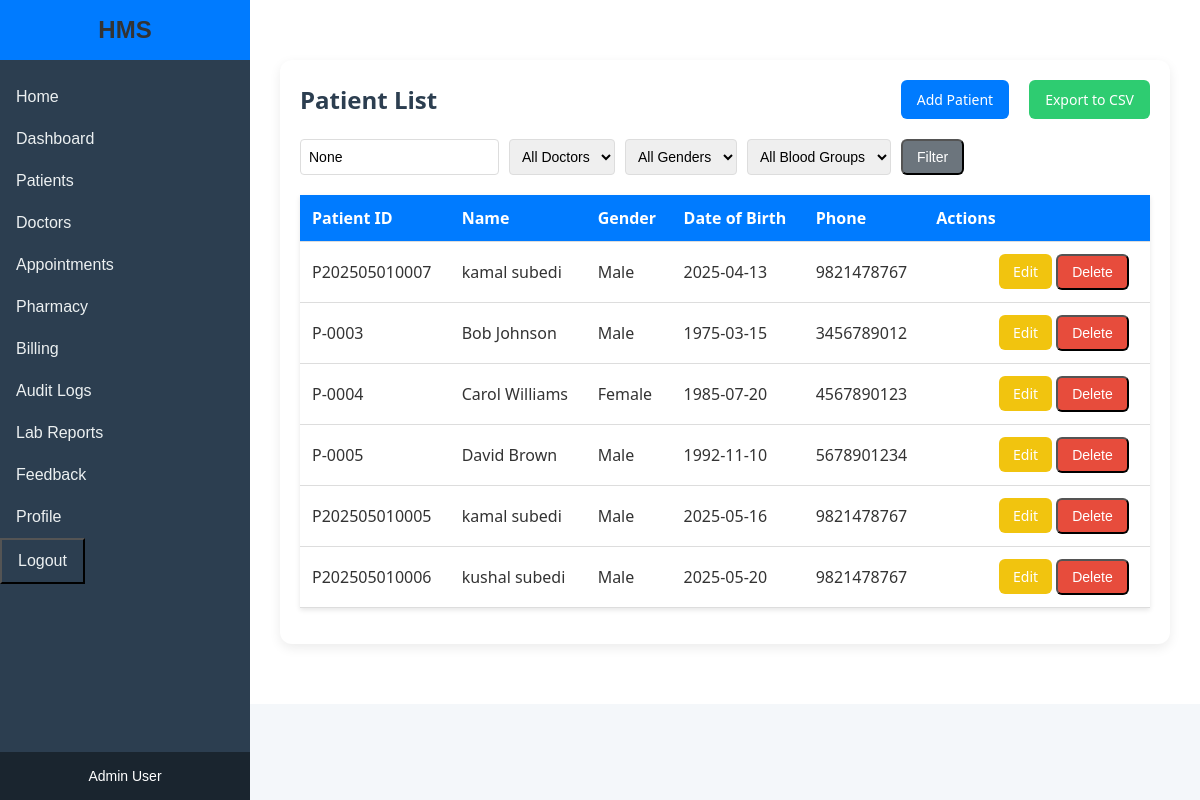
Screenshot of /patients/ (signed in) with the database file from the repository.
### core/models.py (models this page shows, shortened)
class Patient(models.Model):
    MARITAL_STATUS_CHOICES = [
        ('S', 'Single'),
        ('M', 'Married'),
        ('D', 'Divorced'),
        ('W', 'Widowed'),
    ]
    GENDER_CHOICES = [
        ('M', 'Male'),
        ('F', 'Female'),
        ('O', 'Other'),
    ]
    BLOOD_GROUP_CHOICES = [
        ('A+', 'A+'),
        ('A-', 'A-'),
        ('B+', 'B+'),
        ('B-', 'B-'),
        ('AB+', 'AB+'),
        ('AB-', 'AB-'),
        ('O+', 'O+'),
        ('O-', 'O-'),
]
    RELATIONSHIP_CHOICES = [
        ('SPOUSE', 'Spouse'),
        ('PARENT', 'Parent'),
        ('CHILD', 'Child'),
        ('SIBLING', 'Sibling'),
        ('OTHER', 'Other'),
    ]
    patient_id = models.CharField(max_length=20, unique=True,editable=False)
    first_name = models.CharField(max_length=50)
    last_name = models.CharField(max_length=50)
    date_of_birth = models.DateField()
    gender = models.CharField(max_length=1, choices=GENDER_CHOICES)
    marital_status = models.CharField(max_length=1, choices=MARITAL_STATUS_CHOICES)
    nationality = models.CharField(max_length=50)
    primary_phone = models.CharField(max_length=15)
    address_street = models.CharField(max_length=100)
    address_city = models.CharField(max_length=50)
    address_state = models.CharField(max_length=50)
    address_postal = models.CharField(max_length=10)
    address_country = models.CharField(max_length=50)
    permanent_address_same = models.BooleanField(default=True)
    permanent_street = models.CharField(max_length=100, blank=True, null=True)
    permanent_city = models.CharField(max_length=50, blank=True, null=True)
    permanent_state = models.CharField(max_length=50, blank=True, null=True)
    permanent_postal = models.CharField(max_length=10, blank=True, null=True)
    permanent_country = models.CharField(max_length=50, blank=True, null=True)
    emergency_contact_name = models.CharField(max_length=100)
    emergency_contact_relationship = models.CharField(max_length=20, choices=RELATIONSHIP_CHOICES)
    emergency_contact_phone = models.CharField(max_length=15)
    blood_group = models.CharField(
        max_length=3,
        choices=BLOOD_GROUP_CHOICES,
        blank=True,
        null=True,
        help_text="Select a valid blood group"
    )
    consent_for_treatment = models.BooleanField(default=False)
    doctor = models.ForeignKey('Doctor', on_delete=models.SET_NULL, null=True, blank=True)
    created_at = models.DateTimeField(default=timezone.now) #testcheck
    allergies = models.TextField(blank=True, default='None')
    chronic_conditions = models.TextField(blank=True, default='None')
    current_medications = models.TextField(blank=True, default='None')
    insurance_provider = models.CharField(max_length=100, blank=True, default='Self-Pay')
    insurance_policy_number = models.CharField(max_length=50, blank=True)
    middle_name = models.CharField(max_length=100,blank=True)
    secondary_phone = models.CharField(max_length=15,blank=True)
    billing_address_same = models.BooleanField(default=False)
    email = models.EmailField()

### core/views.py (the view)
# urls.py: path('patients/', views.patient_list, name='patient_list'),
@login_required
@user_passes_test(is_admin_or_doctor)
def patient_list(request):
    if request.user.groups.filter(name='Doctor').exists():
        try:
            doctor = Doctor.objects.get(user=request.user)
            patients = Patient.objects.filter(doctor=doctor)
        except Doctor.DoesNotExist:
            patients = Patient.objects.none()
    else:
        patients = Patient.objects.all()
        doctors = Doctor.objects.all()
        query = request.GET.get('q')
        if query:
            patients = patients.filter(
                Q(first_name__icontains=query) |
                Q(last_name__icontains=query) |
                Q(patient_id__icontains=query)
            )
        doctor_id = request.GET.get('doctor_id')
        if doctor_id:
            patients = patients.filter(doctor_id=doctor_id)
        gender = request.GET.get('gender')
        if gender:
            patients = patients.filter(gender=gender)
        blood_group = request.GET.get('blood_group')
        if blood_group:
            patients = patients.filter(blood_group=blood_group)
        context = {
            'patients': patients,
            'doctors': doctors,
            'selected_doctor': doctor_id,
            'selected_gender': gender,
            'selected_blood_group': blood_group,
            'query': query,
        }
        return render(request, 'patient_list.html', context)
    return render(request, 'patient_list.html', {'patients': patients})
    pass

### core/models.py (called while the page is built)
    def __str__(self):
        return self.name

### core/views.py (called while the page is built)
def is_admin_or_doctor(user):
    return user.groups.filter(name='Admin').exists() or user.groups.filter(name='Doctor').exists()

### templates/patient_list.html (shortened to what this page needs)
{% extends 'base.html' %}
{% block content %}
    <div class="content-wrapper">
        <div class="top-links">
            <h2 class="table-title">Patient List</h2>
            {% if user.groups.all.0.name == 'Admin' %}
            <div>
                <a href="{% url 'add_patient' %}" class="btn btn-primary"> Add Patient</a>
                <a href="{% url 'export_patients_csv' %}" class="btn btn-success"> Export to CSV</a>
            </div>
        </div>
            <div class="filter-form">
                <form method="get">
                    <div class="filter-group">
                        <input type="text" name="q" placeholder="Search patients..." value="{{ query|escape }}">
                        <select name="doctor_id">
                            <option value="">All Doctors</option>
                        </select>
                        <select name="gender">
                            <option value="">All Genders</option>
                        </select>
                        <select name="blood_group">
                            <option value="">All Blood Groups</option>
                        </select>
                        <button type="submit" class="btn btn-secondary"> Filter</button>
                    </div>
                </form>
            </div>
        {% else %}
            <form method="get" class="search-form">
                <input type="text" name="q" placeholder="Search patients..." value="{{ request.GET.q|escape }}">
                <button type="submit" class="btn btn-secondary"><i class="fas fa-search"></i> Search</button>
            </form>
        {% endif %}
        <table class="data-table">
            <thead>
                <tr>
                    <th>Patient ID</th>
                    <th>Name</th>
                    <th>Gender</th>
                    <th>Date of Birth</th>
                    <th>Phone</th>
                    <th>Actions</th>
                </tr>
            </thead>
            <tbody>
                {% for patient in patients %}
                    <tr>
                        <td>{{ patient.patient_id|escape }}</td>
                        <td>{{ patient.first_name|escape }} {{ patient.last_name|escape }}</td>
                        <td>{{ patient.get_gender_display|escape }}</td>
                        <td>{{ patient.date_of_birth|escape }}</td>
                        <td>{{ patient.primary_phone|escape }}</td>
                        <td>
                            <a href="{% url 'patient_profile' patient.id %}" class="btn btn-info btn-sm"> View</a>
                            {% if user.groups.all.0.name == 'Admin' %}
                                <a href="{% url 'edit_patient' patient.id %}" class="btn btn-warning btn-sm"> Edit</a>
                                <form action="{% url 'delete_patient' patient.id %}" method="post" style="display:inline;">
                                    <button type="submit" class="btn btn-danger btn-sm" onclick="return confirm('Are you sure you want to delete this patient?')"> Delete</button>
                                </form>
                            {% endif %}
                        </td>
                    </tr>
                {% empty %}
                    <tr>
                        <td colspan="6">No patients found.</td>
                    </tr>
                {% endfor %}
            </tbody>
        </table>
    </div>
{% endblock %}

### templates/base.html (shortened to what this page needs)
<!DOCTYPE html>
<html lang="en">
<head>
    {% load static %}
    <link rel="stylesheet" href="{% static 'css/style.css' %}">
</head>
<body>
    <div class="container">
        <aside class="sidebar">
            <div class="sidebar-header">
                <h2>HMS</h2>
            </div>
            <nav class="sidebar-nav">
                <a href="{% url 'home' %}" class="sidebar-link">Home</a>
                {% if user.is_authenticated %}
                    <a href="{% url 'dashboard' %}" class="sidebar-link">Dashboard</a>
                    <a href="{% url 'patient_list' %}" class="sidebar-link">Patients</a>
                    {% if user.groups.all.0.name == 'Admin' %}
                        <a href="{% url 'doctor_list' %}" class="sidebar-link">Doctors</a>
                    {% endif %}
                    <a href="{% url 'appointment_list' %}" class="sidebar-link">Appointments</a>
                    {% if user.groups.all.0.name == 'Admin' %}
                        <a href="{% url 'medicine_list' %}" class="sidebar-link">Pharmacy</a>
                        <a href="{% url 'billing_list' %}" class="sidebar-link">Billing</a>
                        <a href="{% url 'audit_log_list' %}" class="sidebar-link">Audit Logs</a>
                    {% endif %}
                    <a href="{% url 'lab_report_list' %}" class="sidebar-link">Lab Reports</a>
                    <a href="{% url 'feedback_list' %}" class="sidebar-link">Feedback</a>
                    <a href="{% url 'profile' %}" class="sidebar-link">Profile</a>
                    <button onclick="document.getElementById('logout-form').submit()" class="sidebar-link sidebar-button">Logout</button>
                {% else %}
                    <a href="{% url 'login' %}" class="sidebar-link">Login</a>
                {% endif %}
            </nav>
            <div class="sidebar-footer">
                <p>{{ user.groups.all.0.name|default:"Guest" }} User</p>
            </div>
        </aside>
        <main class="main-content">
            {% block content %}
            {% endblock %}
        </main>
    </div>
</body>
</html>

### static/css/style.css (style rules this page uses)
* { margin: 0; padding: 0; box-sizing: border-box; }
body { font-family: 'Arial', sans-serif; background-color: #f4f7fa; color: #333; }
h2, h3 { color: #333; }
.sidebar { width: 250px; background-color: #2c3e50; color: white; display: flex; flex-direction: column; position: fixed; height: 100%; z-index: 1000; transition: width 0.3s ease; }
.sidebar-header { padding: 1rem; background: #007bff; color: white; text-align: center; }
.sidebar-header h2 { margin: 0; font-size: 1.5rem; }
.top-links { display: flex; justify-content: space-between; align-items: center; margin-bottom: 20px; flex-wrap: wrap; }
.top-links h2 { margin: 0; font-size: 24px; }
.top-links div { display: flex; gap: 10px; }
.top-links .btn { margin-left: 10px; padding: 10px 16px; font-size: 14px; border: none; border-radius: 6px; cursor: pointer; }
.sidebar-nav { flex: 1; padding: 1rem 0; }
.sidebar-link { display: block; padding: 0.75rem 1rem; color: #ecf0f1; text-decoration: none; font-size: 1rem; transition: background 0.2s; }
.sidebar-footer { padding: 1rem; background-color: #1a252f; font-size: 14px; text-align: center; }
.main-content { flex-grow: 1; padding: 30px; background-color: #fff; margin-left: 250px; overflow-y: auto; transition: margin-left 0.3s ease; }
.data-table, .patient-table { width: 100%; border-collapse: collapse; background-color: white; box-shadow: 0 2px 5px rgba(0,0,0,0.1); margin-bottom: 1rem; }
.data-table th, .data-table td, .patient-table th, .patient-table td { padding: 12px; text-align: left; border-bottom: 1px solid #ddd; }
.data-table th, .patient-table th { background-color: #007bff; color: white; }
.btn { padding: 8px 14px; border-radius: 6px; text-decoration: none; color: white; font-size: 14px; display: inline-block; transition: background 0.3s ease; }
.btn-primary { background-color: #007bff; color: white; }
.btn-success { background-color: #2ecc71; color: white; }
.btn-warning { background-color: #f1c40f; color: white; }
.btn-danger { background-color: #e74c3c; color: white; }
.btn-secondary { background-color: #6c757d; color: white; }
.filter-form { margin: 20px 0; }
.filter-group { display: flex; gap: 10px; flex-wrap: wrap; }
.filter-group input, .filter-group select { padding: 8px; border: 1px solid #ddd; border-radius: 4px; font-size: 14px; }
.content-wrapper { max-width: 1200px; margin: 30px auto; padding: 20px; background-color: #ffffff; border-radius: 12px; box-shadow: 0 4px 12px rgba(0,0,0,0.08); font-family: 'Segoe UI', sans-serif; }
.table-title { font-size: 28px; font-weight: bold; margin-bottom: 20px; color: #2c3e50; }
.sidebar-button { background:#2c3e50;; }

### rows the page displays
Patient: patient_id "P202505010007", first_name "kamal", last_name "subedi", gender "Male", date_of_birth "2025-04-13", primary_phone "9821478767"
Patient: patient_id "P-0003", first_name "Bob", last_name "Johnson", gender "Male", date_of_birth "1975-03-15", primary_phone "3456789012"
Patient: patient_id "P-0004", first_name "Carol", last_name "Williams", gender "Female", date_of_birth "1985-07-20", primary_phone "4567890123"
Patient: patient_id "P-0005", first_name "David", last_name "Brown", gender "Male", date_of_birth "1992-11-10", primary_phone "5678901234"
Patient: patient_id "P202505010005", first_name "kamal", last_name "subedi", gender "Male", date_of_birth "2025-05-16", primary_phone "9821478767"
Patient: patient_id "P202505010006", first_name "kushal", last_name "subedi", gender "Male", date_of_birth "2025-05-20", primary_phone "9821478767"

### other values shown
{{ user.groups.all.0.name|default:"Guest" }} "Admin"
